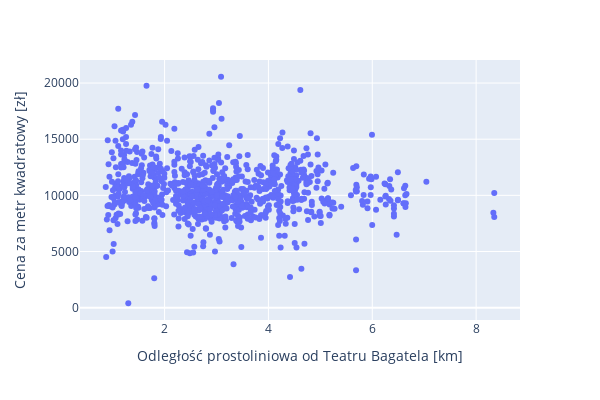

Source (notebook cell):
### Code cell
fig = px.scatter(df9, x="odl bagatela", y="cena mkw", 
labels={
                     "odl bagatela": "Odległość prostoliniowa od Teatru Bagatela [km]",
                     "cena mkw": "Cena za metr kwadratowy [zł]",}, height=400, width=600)
fig.update_xaxes(tickformat="digit")
fig.update_yaxes(tickformat="digit")
fig.show()

### Figure 1 — Plotly figure (JSON) as saved in the notebook; plotly's stock layout.template omitted (floating-point values rounded to 4 significant figures; data arrays with more than 128 entries replaced by an {"elided": "..."} marker saying what was removed)
{"data": [{"hovertemplate": "Odległość prostoliniowa od Teatru Bagatela [km]=%{x}<br>Cena za metr kwadratowy [zł]=%{y}<extra></extra>", "legendgroup": "", "marker": {"color": "#636efa", "symbol": "circle"}, "mode": "markers", "name": "", "orientation": "v", "showlegend": false, "type": "scatter", "x": {"elided": "937 float values"}, "xaxis": "x", "y": {"elided": "937 float values"}, "yaxis": "y"}], "layout": {"height": 400, "legend": {"tracegroupgap": 0}, "margin": {"t": 60}, "width": 600, "xaxis": {"anchor": "y", "domain": [0, 1], "tickformat": "digit", "title": {"text": "Odległość prostoliniowa od Teatru Bagatela [km]"}}, "yaxis": {"anchor": "x", "domain": [0, 1], "tickformat": "digit", "title": {"text": "Cena za metr kwadratowy [zł]"}}}}
